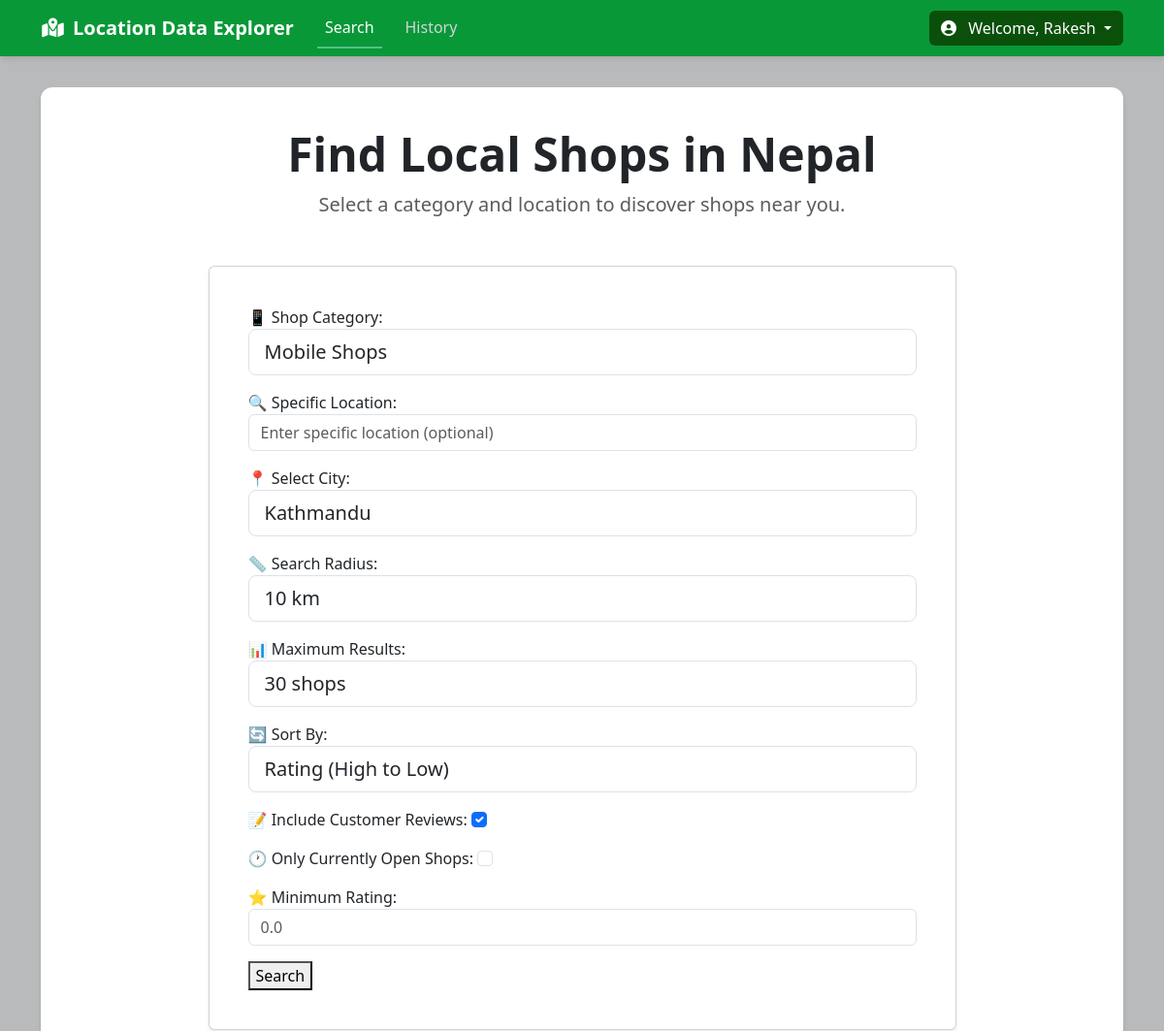
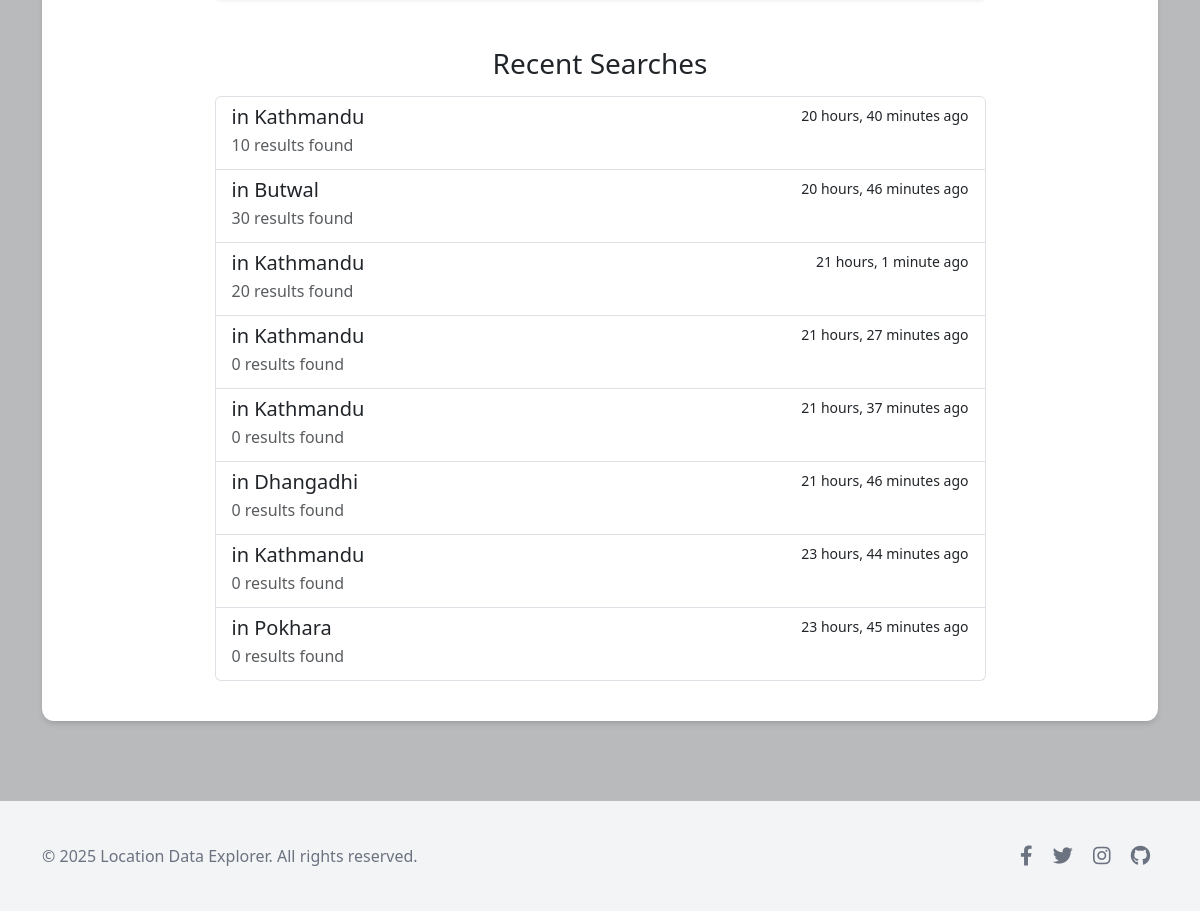
The page /shops/ (signed in) on the database its author committed (2 pictures, top to bottom).
### shops/models.py (models this page shows, shortened)
class SearchHistory(models.Model):
    location = models.CharField(max_length=100)
    category = models.CharField(max_length=50)
    radius = models.IntegerField()
    results_count = models.IntegerField()
    created_at = models.DateTimeField(default=timezone.now)
    class Meta:
        ordering = ['-created_at']
        verbose_name_plural = "Search Histories"

### shops/views.py (the view)
# urls.py: path('', views.search_view, name='search'),
@login_required
def search_view(request):
    form = MobileShopSearchForm()
    recent_searches = SearchHistory.objects.all()[:10]
    context = {
        'form': form,
        'recent_searches': recent_searches,
    }
    return render(request, 'shops/search.html', context)

### shops/templatetags/custom_filters.py (called while the page is built)
@register.filter
def replace_underscore(value, arg=' '):
    return value.replace('_', arg)

### shops/templates/shops/search.html (shortened to what this page needs)
{% extends 'base.html' %}
{% load custom_filters %}
{% block content %}
<div class="row justify-content-center">
    <div class="col-lg-9 col-md-11">
        <div class="text-center mb-5">
            <h1 class="display-5 fw-bold">Find Local Shops in Nepal</h1>
            <p class="lead text-muted">Select a category and location to discover shops near you.</p>
        </div>
        <div class="card p-4 shadow-sm">
            <div class="card-body">
                <form action="{% url 'shops:search_results' %}" method="POST">
                        {{ form.as_p }}
                        <button type="submit">Search</button>
                </form>
            </div>
        </div>
        {% if recent_searches %}
        <div class="mt-5">
            <h3 class="text-center mb-3">Recent Searches</h3>
            <div class="list-group">
                {% for search in recent_searches %}
                    <a href="{% url 'shops:results' search.id %}" class="list-group-item list-group-item-action">
                        <div class="d-flex w-100 justify-content-between">
                            <h5 class="mb-1">{{ history_item.category|replace_underscore|title }} in {{ search.location }}</h5>
                            <small>{{ search.created_at|timesince }} ago</small>
                        </div>
                        <p class="mb-1 text-muted">{{ search.results_count }} results found</p>
                    </a>
                {% endfor %}
            </div>
        </div>
        {% endif %}
    </div>
</div>
{% endblock %}

### shops/templates/base.html (shortened to what this page needs)
<!DOCTYPE html>
<html lang="en">
<head>
    <link href="https://cdnjs.cloudflare.com/ajax/libs/bootstrap/5.3.0/css/bootstrap.min.css" rel="stylesheet">
    <link href="https://cdnjs.cloudflare.com/ajax/libs/font-awesome/6.4.0/css/all.min.css" rel="stylesheet">
</head>
<body>
    <nav class="navbar navbar-expand-lg navbar-dark navbar-custom">
        <div class="container-xl">
            <a class="navbar-brand d-flex align-items-center" href="{% url 'shops:search' %}">
                <i class="fas fa-map-marked-alt fa-fw me-2"></i>
                Location Data Explorer
            </a>
            <div class="collapse navbar-collapse" id="navbarNav">
                <ul class="navbar-nav me-auto mb-2 mb-lg-0">
                    <li class="nav-item">
                        <a class="nav-link {% if request.resolver_match.url_name == 'search' %}active{% endif %}" href="{% url 'shops:search' %}">
                            Search
                        </a>
                    </li>
                    <li class="nav-item">
                        <a class="nav-link {% if request.resolver_match.url_name == 'history' %}active{% endif %}" href="{% url 'shops:history' %}">
                            History
                        </a>
                    </li>
                </ul>
                <div class="d-flex">
                    <div class="dropdown">
                        {% if user.is_authenticated %}
                            <button class="btn account-btn dropdown-toggle" type="button" id="accountDropdown" data-bs-toggle="dropdown" aria-expanded="false">
                                <i class="fas fa-user-circle me-2"></i>
                                Welcome, {{ user.username }}
                            </button>
                        {% endif %}
                    </div>
                </div>
            </div>
        </div>
    </nav>
    <main class="page-wrapper">
        <div class="container-xl">
            <div class="content-container">
                {% block content %}{% endblock %}
            </div>
        </div>
    </main>
    <footer class="footer-custom">
        <div class="container-xl">
            <div class="row align-items-center">
                <div class="col-md-6 text-center text-md-start mb-3 mb-md-0">
                    <p class="mb-0">
                        © {% now "Y" %} Location Data Explorer. All rights reserved.
                    </p>
                </div>
                <div class="col-md-6 text-center text-md-end">
                    <a href="#" class="social-icon mx-2"><i class="fab fa-facebook-f"></i></a>
                    <a href="#" class="social-icon mx-2"><i class="fab fa-twitter"></i></a>
                    <a href="#" class="social-icon mx-2"><i class="fab fa-instagram"></i></a>
                    <a href="#" class="social-icon mx-2"><i class="fab fa-github"></i></a>
                </div>
            </div>
        </div>
    </footer>
</body>
</html>

### shops/templates/base.html (style rules this page uses)
:root { --primary-color: #51c088; --primary-dark: #099837; --primary-darker: #0a500b; --body-bg: #b9babb; --footer-bg: #f3f4f6; --text-dark: #1f2937; --text-muted: #6b7280; --text-light: #d1d5db; }
body { background-color: var(--body-bg); min-height: 100vh; font-family: 'Segoe UI', Tahoma, Geneva, Verdana, sans-serif; display: flex; flex-direction: column; }
.navbar-custom { background-color: var(--primary-dark); box-shadow: 0 4px 6px -1px rgba(0,0,0,0.1); }
.navbar-custom .navbar-brand { color: white !important; font-weight: 700; font-size: 1.25rem; }
.navbar-custom .nav-link { color: var(--text-light); font-weight: 500; border-bottom: 2px solid transparent; padding-top: 0.5rem; padding-bottom: 0.5rem; margin: 0 0.5rem; }
.navbar-custom .nav-link.active { color: white !important; border-bottom-color: var(--primary-color); }
.navbar-custom .account-btn { background-color: var(--primary-darker); color: white; border: none; }
.page-wrapper { flex-grow: 1; padding-top: 2rem; padding-bottom: 2rem; }
.content-container { background: #ffffff; border-radius: 0.75rem; padding: 1.5rem; box-shadow: 0 4px 6px -1px rgba(0,0,0,0.1), 0 2px 4px -2px rgba(0,0,0,0.1); }
@media (min-width: 768px) { .content-container { padding: 2.5rem; } }
.footer-custom { background-color: var(--footer-bg); color: var(--text-muted); padding: 2.5rem 0; margin-top: 3rem; }
.footer-custom .social-icon { color: var(--text-muted); transition: color 0.2s ease-in-out; font-size: 1.25rem; }

### rows shown on the page
SearchHistory: location "Kathmandu", created_at "20 hours, 40 minutes", results_count "10"
SearchHistory: location "Butwal", created_at "20 hours, 46 minutes", results_count "30"
SearchHistory: location "Kathmandu", created_at "21 hours, 1 minute", results_count "20"
SearchHistory: location "Kathmandu", created_at "21 hours, 27 minutes", results_count "0"
SearchHistory: location "Kathmandu", created_at "21 hours, 37 minutes", results_count "0"
SearchHistory: location "Dhangadhi", created_at "21 hours, 46 minutes", results_count "0"
SearchHistory: location "Kathmandu", created_at "23 hours, 44 minutes", results_count "0"
SearchHistory: location "Pokhara", created_at "23 hours, 45 minutes", results_count "0"

### other values the page prints
{{ user.username }} "Rakesh"
